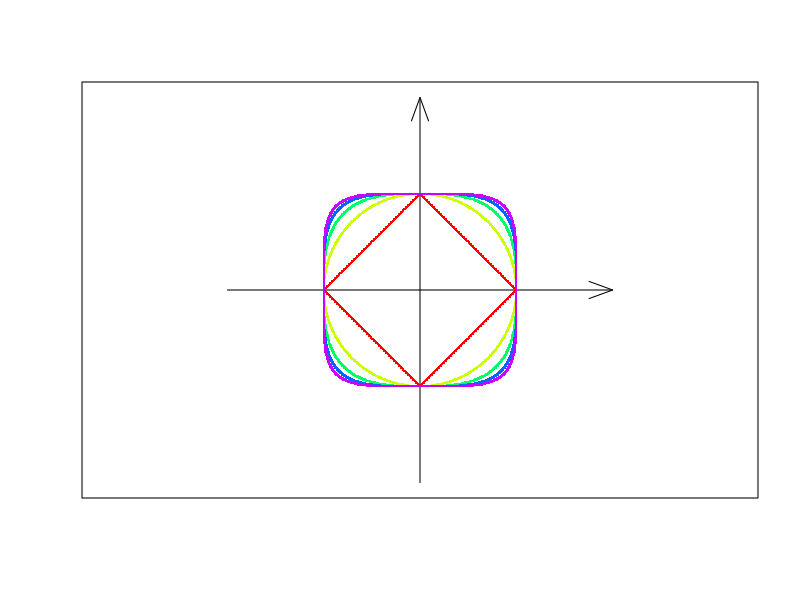

Write the R code that produced this figure.
rm(list=ls())



pnorm <- function(v, p)
{
  return(sum(abs(v)^p)^(1/p))
}




plot(c(), xlim=c(-2, 2), ylim=c(-2, 2), axes=F, xlab="", ylab="", asp=1)
arrows(-2, 0, 2, 0, angle=20)
arrows(0, -2, 0, 2, angle=20)
box()



p.vals <- 1:5
cols <- rainbow(length(p.vals))

n <- 1000
a <- 0.01
dx <- seq(-2, 2, length.out=n)
dy <- seq(-2, 2, length.out=n)

for(k in 1:length(p.vals))
{
  p <- p.vals[k]
  
  dots <- list(x=c(), y=c())
  for(i in 1:n)
  {
    x <- dx[i]
    for(j in 1:n)
    {
      y <- dy[j]
      d <- pnorm(c(x, y), p)
      if(abs(1 - d) < a)
      {
        dots$x <- append(dots$x, x)
        dots$y <- append(dots$y, y)
      }
    }
  }
  
  points(dots$x, dots$y, pch=".", col=cols[k])
}











